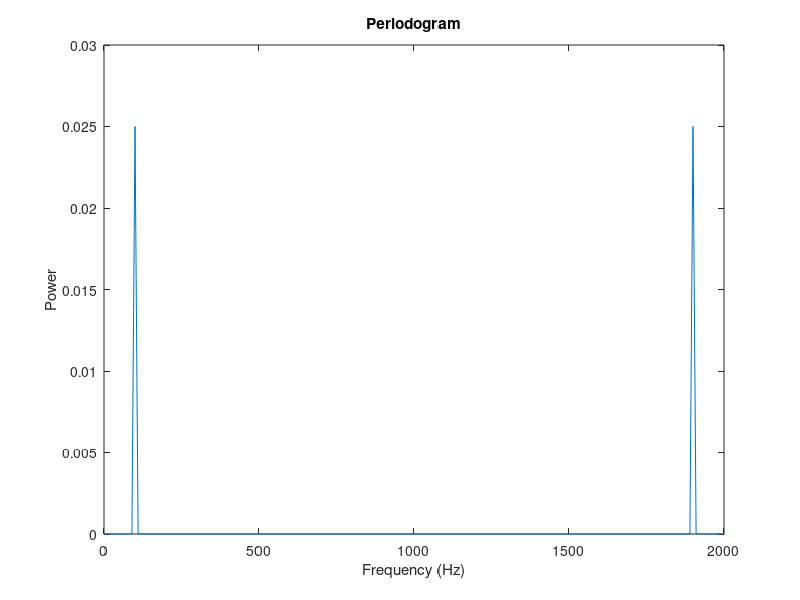

This chart was generated by the following MATLAB code:
clear all
close all
clc

%sine wave (sampling frequency Fs)
Fs=2000;
Ts=1/Fs;
T=0.1;
t=0:Ts:T-Ts;
A=1;
x=A*sin(2*pi*100*t);
L=length(x);
plot(t,x)
pause

%DFT of sine wave
N=1*L;
Fo=Fs/N;
Fx=fft(x,N);
freq=(0:N-1)*Fo;
plot(freq,abs(Fx))
title('FFT')
pause
axis([0 100 0 L/2])
pause

%periodogram
power=Fx.*conj(Fx)/Fs/L;
plot(freq,power)
xlabel('Frequency (Hz)')
ylabel('Power')
title('Periodogram')
pause

%power of signal
power_theory=A^2/2
dB=10*log10(power_theory)
power_time_domain=sum(abs(x).^2)/L
power_frequency_domain=sum(power)*Fo
